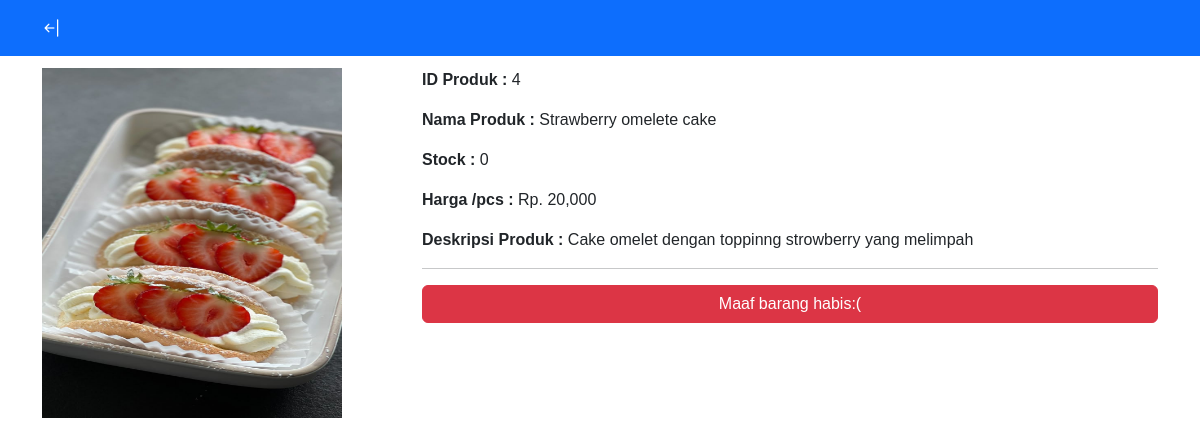
Page /transaksi/tambah.php?id_produk=4 on the committed database.
### tables this page shows
CREATE TABLE `produk` (
  `id_produk` int(11) NOT NULL,
  `nama_produk` varchar(255) NOT NULL,
  `harga` int(100) NOT NULL,
  `stok` int(11) NOT NULL,
  `terakhir_direstok` date NOT NULL,
  `barang_terjual` int(11) NOT NULL,
  `deskripsi` text NOT NULL,
  `foto` varchar(255) NOT NULL
);

### transaksi/tambah.php (the view, shortened to what this page needs)
<?php
include "../koneksi.php";
include "header.php";
if(isset($_GET['id_produk'])) {
    $id_produk = $_GET['id_produk'];
    $query = mysqli_query($conn, "SELECT * FROM produk WHERE id_produk = '$id_produk'");
    $data = mysqli_fetch_array($query);
}
?>
<div class="container mt-5">
    <div class="row">
            <div class="col-4">
                <img src="../assets/produk/<?php echo $data['foto']?>" alt="" style="height:350px; width:300px;">
            </div>
            <div class="col-8">
                <p><b>ID Produk : </b><?php echo $data['id_produk'] ?></p>
                <p><b>Nama Produk : </b><?php echo $data['nama_produk'] ?></p>
                <p><b>Stock : </b><?php echo $data['stok'] ?></p>
                <p><b>Harga /pcs : </b>Rp. <?php echo number_format($data['harga']) ?></p>
                <p><b>Deskripsi Produk : </b><?php echo $data['deskripsi'] ?></p>
                <hr>
                        <?php
                        if($data['stok'] <= 0) {
                            ?>
                            <div class="d-grid gap-2 mt-1">
                            <input type="submit" class="btn btn-danger" value="Maaf barang habis:(">
                            </div>
                            <?php
                        }
                        ?>
                    </div>
            </div>
    </div>

### assets/style/style_n.css (style rules this page uses)
body { font-family: "Patrick Hand", cursive; }

### transaksi/header.php (style rules this page uses)
body { padding: 20px; font-family: arial; }

### rows in the picture
produk: foto (picture), id_produk "4", nama_produk "Strawberry omelete cake", stok "0", harga "20,000", deskripsi "Cake omelet dengan toppinng strowberry yang melimpah"
